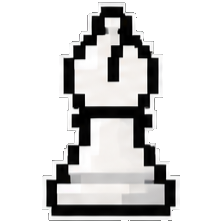
#> input picture build-res/pieces-original/l-B0.png, 223 x 223 px; its folder holds only this picture in this run
$ python patch-piece-outlines.py
#> lines starting #> are read from the running program, lines starting #| are printed output that depends on the picture; after the words box and inside, x2 and y2 are one past the last pixel; in counts of white or black regions, pixels touching at a corner belong together
"""
기물 외곽선 패치 (D-051): 사용자 기물 그림의 속(몸통 색·무늬)은 그대로 두고 테두리만 고르게 다시 두른다.
원본은 검정 테두리가 1~3도트로 제각각, 흰 테두리도 얇았다 두꺼웠다 했다.
실루엣(원래 도트 계단 그대로)은 두고, 검정이 얇은 곳만 안쪽으로 일정 굵기까지 채우고, 흰 테두리는 실루엣 바깥으로 일정한 굵기로 다시 두른다 (네모 거리 — 모서리가 각지게).
원본은 build-res/pieces-original/에 두고 거기서 읽으므로 몇 번 돌려도 같은 결과다.

사용: python3 -I tools/patch-piece-outlines.py
"""
import glob
import os
from collections import deque

import numpy as np
from PIL import Image

SRC, OUT = 'build-res/pieces-original', 'public/pieces'
INK = (0x0B, 0x0B, 0x0E)
RIM = (0xF4, 0xF1, 0xEA)
NB4 = ((1, 0), (-1, 0), (0, 1), (0, -1))
# 테두리 굵기 (px, 검정 최소 · 흰): 원래 그림들의 테두리 굵기 중앙값 근처 — 세트 안 12장이 모두 같다
THICK = {'s': (4, 4), 'l': (8, 5)}


def grow(m, n=1):
    for _ in range(n):
        g = m.copy()
        g[1:] |= m[:-1]; g[:-1] |= m[1:]; g[:, 1:] |= m[:, :-1]; g[:, :-1] |= m[:, 1:]
        m = g
    return m


def dist_from(src, reach):
    """src에서 네모 거리 (체비셰프 — 도트 그림처럼 모서리가 각지게 남는다). reach px 안쪽만 잰다"""
    edge = src & ~(np.roll(src, 1, 0) & np.roll(src, -1, 0) & np.roll(src, 1, 1) & np.roll(src, -1, 1))
    ys, xs = np.nonzero(edge)
    d = np.where(src, 0.0, np.inf)
    cy, cx = np.nonzero(grow(src, int(np.ceil(reach)) + 1) & ~src)
    best = np.full(len(cy), np.inf)
    for k in range(0, len(ys), 256):
        dy = cy[:, None] - ys[None, k:k + 256]
        dx = cx[:, None] - xs[None, k:k + 256]
        best = np.minimum(best, np.maximum(np.abs(dy), np.abs(dx)).min(1))
    d[cy, cx] = best
    return d


def patch(path):
#> called with path = 'build-res/pieces-original/l-B0.png'
    a = np.asarray(Image.open(path).convert('RGBA')).copy()
#> a is the input picture: shape (223, 223, 4); mean R, G, B, A 64.4, 63.8, 63.4, 107.1
    h, w = a.shape[:2]
#> h = 223; w = 223
    lum = a[..., :3].astype(int).mean(-1)
    solid = a[..., 3] > 128
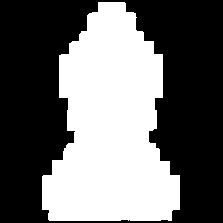
#> solid: shape (223, 223) bool; 42% white; 1 white region, box (x1, y1, x2, y2) and area: (42, 2, 180, 221) 20889
    ink = solid & (lum < 30)
#> ink: shape (223, 223) bool; 13.1% white; 2 white regions, box (x1, y1, x2, y2) and area: (47, 7, 175, 215) 6296, (68, 146, 79, 164) 198
    # 바깥: 검정을 2px 부풀려 막고 가장자리에서 채운 뒤, 막느라 남긴 틈만 되돌린다 (비숍 틈으로 새지 않게)
    wall = grow(ink, 2)
    outer = np.zeros((h, w), bool)
    q = deque((y, x) for y in range(h) for x in range(w) if (y in (0, h - 1) or x in (0, w - 1)) and not wall[y, x])
    for y, x in q:
        outer[y, x] = True
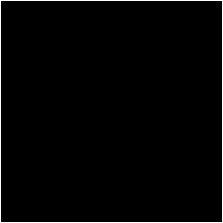
#> outer: shape (223, 223) bool; 1.8% white in thin lines or dots
    while q:
        y, x = q.popleft()
        for dy, dx in NB4:
            Y, X = y + dy, x + dx
            if 0 <= Y < h and 0 <= X < w and not outer[Y, X] and not wall[Y, X]:
                outer[Y, X] = True
                q.append((Y, X))
#> outer: shape (223, 223) bool; 62.6% white; 1 black region, box (x1, y1, x2, y2) and area: (45, 5, 177, 217) 18602
    for _ in range(3):
        outer = grow(outer) & ~ink
    inside = ~outer & (solid | ink)  # 원래 실루엣 (도트 계단이 깔끔하다 — 그대로 쓴다)
#> inside: shape (223, 223) bool; 34.6% white; 1 white region, box (x1, y1, x2, y2) and area: (47, 7, 175, 215) 17196
    tb, tw = THICK[os.path.basename(path)[0]]
    din = dist_from(outer, tb + 1)  # 실루엣 가장자리에서 안쪽으로 잰 거리
#> in dist_from, `edge = src & ~(np.roll(src, 1, 0) & np.roll(src, -1, 0) & np.roll(src,..`: edge: shape (223, 223) bool; 1.4% white in thin lines or dots, all inside (x1, y1, x2, y2) = (46, 6, 176, 216)
#> in dist_from, `ys, xs = np.nonzero(edge)`: ys = 702 values from 6 to 215; xs = 702 values, max 175 at index 511, min 46 at index 510, mean 110.4
#> in dist_from, `d = np.where(src, 0.0, np.inf)`: d: shape (223, 223) float64; 34.58% of the values are NaN or infinite; the others: min 0, max 0, mean 0
#> after the loop in grow (call 5), `for _ in range(n):`:
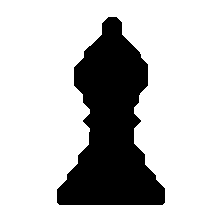
#> g: shape (223, 223) bool; 77% white; 1 black region, box (x1, y1, x2, y2) and area: (57, 17, 165, 205) 11441
#> in dist_from, `cy, cx = np.nonzero(grow(src, int(np.ceil(reach)) + 1) & ~src)`: cy = 5755 values from 7 to 214; cx = 5755 values, max 174 at index 4047, min 47 at index 4013, mean 110.6
#> the loop in dist_from, `for k in range(0, len(ys), 256):` made 3 passes
#> k on passes 2 to 3: 256, 512
#> pass 1, in dist_from, `dx = cx[:, None] - xs[None, k:k + 256]`:
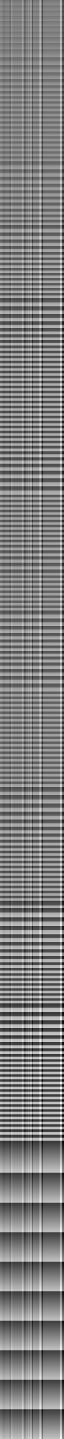
#> dx: shape (5755, 256) int64 (shown at 1/4 size); min -111, max 111, mean 0.1; drawn with min black and max white
#> after the loop in dist_from, `for k in range(0, len(ys), 256):`: best = 5755 values, max 10 at index 209, min 1 at index 0, mean 4.6
#> in dist_from, `d[cy, cx] = best`: d: shape (223, 223) float64; 23.01% of the values are NaN or infinite; the others: min 0, max 10, mean 0.691
    dout = dist_from(inside, tw + 1)  # 실루엣에서 바깥으로 잰 거리
#> in dist_from (call 2), `edge = src & ~(np.roll(src, 1, 0) & np.roll(src, -1, 0) & np.roll(src,..`: edge: shape (223, 223) bool; 1.4% white in thin lines or dots, all inside (x1, y1, x2, y2) = (47, 7, 175, 215)
#> in dist_from (call 2), `ys, xs = np.nonzero(edge)`: ys = 698 values from 7 to 214; xs = 698 values, max 174 at index 509, min 47 at index 493, mean 110.4
#> after the loop in grow (call 6), `for _ in range(n):`:
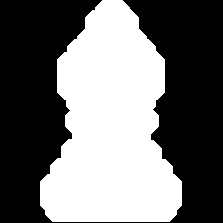
#> g: shape (223, 223) bool; 43.9% white; 1 white region, box (x1, y1, x2, y2) and area: (40, 0, 182, 222) 21845
#> in dist_from (call 2), `cy, cx = np.nonzero(grow(src, int(np.ceil(reach)) + 1) & ~src)`: cy = 4649 values from 0 to 221; cx = 4649 values, max 181 at index 3300, min 40 at index 3287, mean 110.4
#> the loop in dist_from (call 2), `for k in range(0, len(ys), 256):` made 3 passes
#> pass 1, in dist_from (call 2), `dx = cx[:, None] - xs[None, k:k + 256]`:
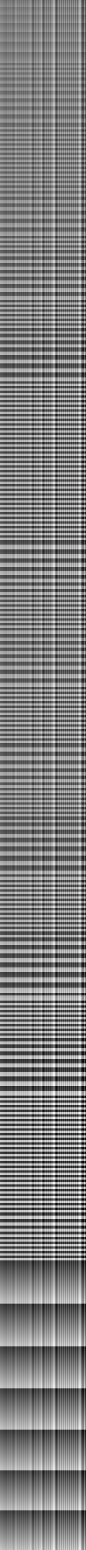
#> dx: shape (4649, 256) int64 (shown at 1/3 size); min -117, max 117, mean -0.1; drawn with min black and max white
#> after the loop in dist_from (call 2), `for k in range(0, len(ys), 256):`: best = 4649 values, max 7 at index 0, min 1 at index 161, mean 3.63
#> in dist_from (call 2), `d[cy, cx] = best`: d: shape (223, 223) float64; 56.07% of the values are NaN or infinite; the others: min 0, max 7, mean 0.772
    out = np.zeros_like(a)
    out[inside] = a[inside]
    out[inside, 3] = 255
    # 검정: 얇은 곳만 안쪽으로 tb까지 채운다 (두꺼운 곳·속 무늬는 원래대로)
    out[inside & (din <= tb)] = (*INK, 255)
    # 흰 테두리: 실루엣 바깥으로 정확히 tw (반 도트로 흐리던 원래 흰 테두리는 버린다)
    out[~inside & (dout <= tw)] = (*RIM, 255)
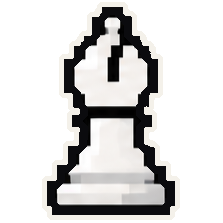
#> out: shape (223, 223, 4); mean R, G, B, A 66.6, 65.8, 65.2, 107.2; transparent parts drawn white
    clipped = int(((~inside & (dout <= tw)) & ((np.arange(h)[:, None] == 0) | (np.arange(h)[:, None] == h - 1) | (np.arange(w)[None] == 0) | (np.arange(w)[None] == w - 1))).sum())
#> clipped = 0
    return Image.fromarray(out, 'RGBA'), clipped


for src in sorted(glob.glob(f'{SRC}/*.png')):
    im, clipped = patch(src)
#> clipped = 0
    im.save(os.path.join(OUT, os.path.basename(src)))
    if clipped:
        print(os.path.basename(src), '가장자리에 닿은 테두리 도트', clipped)
print('ok')

$ run again, on build-res/pieces-original/l-P0.png
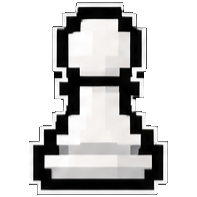
#> input picture build-res/pieces-original/l-P0.png, 197 x 197 px
#> in patch, a is the input picture: shape (197, 197, 4); mean R, G, B, A 75.3, 74.7, 74.3, 129.4
#> solid: shape (197, 197) bool; 50.8% white; 1 black region, box (x1, y1, x2, y2) and area: (0, 0, 197, 197) 19108
#> ink: shape (197, 197) bool; 16% white; 5 white regions (2 under 20 px), largest, box (x1, y1, x2, y2) and area: (34, 8, 163, 189) 6112, (54, 72, 62, 78) 48, (137, 72, 144, 78) 37
#> inside: shape (197, 197) bool; 41.6% white; 3 white regions, box (x1, y1, x2, y2) and area: (34, 8, 163, 189) 16047, (54, 72, 62, 78) 48, (137, 72, 144, 78) 37
#> edge: shape (197, 197) bool; 1.8% white in thin lines or dots, all inside (x1, y1, x2, y2) = (33, 7, 164, 190)
#> ys = 700 values from 7 to 189; xs = 700 values, max 163 at index 490, min 33 at index 489, mean 98.32
#> after the loop in grow (call 5), `for _ in range(n):`:
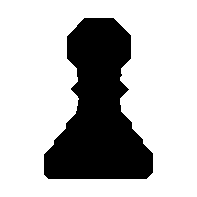
#> g: shape (197, 197) bool; 72.4% white; 1 black region, box (x1, y1, x2, y2) and area: (44, 18, 153, 179) 10711
#> cy = 5421 values from 8 to 188; cx = 5421 values, max 162 at index 3552, min 34 at index 3518, mean 98.2
#> the loop in dist_from, `for k in range(0, len(ys), 256):` made 3 passes
#> k on passes 2 to 3: 256, 512
#> after the loop in dist_from, `for k in range(0, len(ys), 256):`: best = 5421 values, max 10 at index 418, min 1 at index 0, mean 4.57
#> edge: shape (197, 197) bool; 1.8% white in thin lines or dots, all inside (x1, y1, x2, y2) = (34, 8, 163, 189)
#> the loop in dist_from (call 2), `for k in range(0, len(ys), 256):` made 3 passes
#> in patch, `out[~inside & (dout <= tw)] = (*RIM, 255)`:
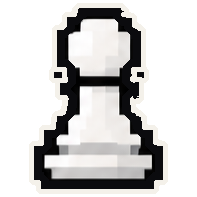
#> out: shape (197, 197, 4); mean R, G, B, A 79.8, 79, 78.4, 129.6; transparent parts drawn white
#> in patch, `clipped = int(((~inside & (dout <= tw)) & ((np.arange(h)[:, None] == 0..`: clipped = 0

$ run again, on build-res/pieces-original/l-B1.png
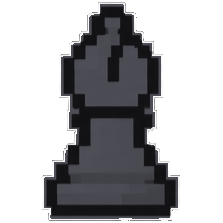
#> input picture build-res/pieces-original/l-B1.png, 223 x 223 px
#> in patch, a is the input picture: shape (223, 223, 4); mean R, G, B, A 27.4, 27.4, 29.7, 107.1
#> solid: shape (223, 223) bool; 42% white; 1 white region, box (x1, y1, x2, y2) and area: (42, 2, 180, 221) 20889
#> ink: shape (223, 223) bool; 13.6% white; 1 white region, box (x1, y1, x2, y2) and area: (47, 7, 175, 216) 6750
#> inside: shape (223, 223) bool; 34.8% white; 1 white region, box (x1, y1, x2, y2) and area: (47, 7, 175, 216) 17283
#> edge: shape (223, 223) bool; 1.4% white in thin lines or dots, all inside (x1, y1, x2, y2) = (46, 6, 176, 217)
#> ys = 705 values from 6 to 216; xs = 705 values, max 175 at index 512, min 46 at index 507, mean 110.5
#> cy = 5761 values from 7 to 215; cx = 5761 values, max 174 at index 4023, min 47 at index 3992, mean 110.7
#> the loop in dist_from, `for k in range(0, len(ys), 256):` made 3 passes
#> k on passes 2 to 3: 256, 512
#> after the loop in dist_from, `for k in range(0, len(ys), 256):`: best = 5761 values, max 10 at index 222, min 1 at index 0, mean 4.59
#> edge: shape (223, 223) bool; 1.4% white in thin lines or dots, all inside (x1, y1, x2, y2) = (47, 7, 175, 216)
#> the loop in dist_from (call 2), `for k in range(0, len(ys), 256):` made 3 passes
#> in patch, `out[~inside & (dout <= tw)] = (*RIM, 255)`:
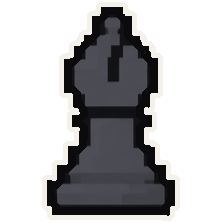
#> out: shape (223, 223, 4); mean R, G, B, A 34.9, 34.7, 36.2, 107.7; transparent parts drawn white
#> in patch, `clipped = int(((~inside & (dout <= tw)) & ((np.arange(h)[:, None] == 0..`: clipped = 0
